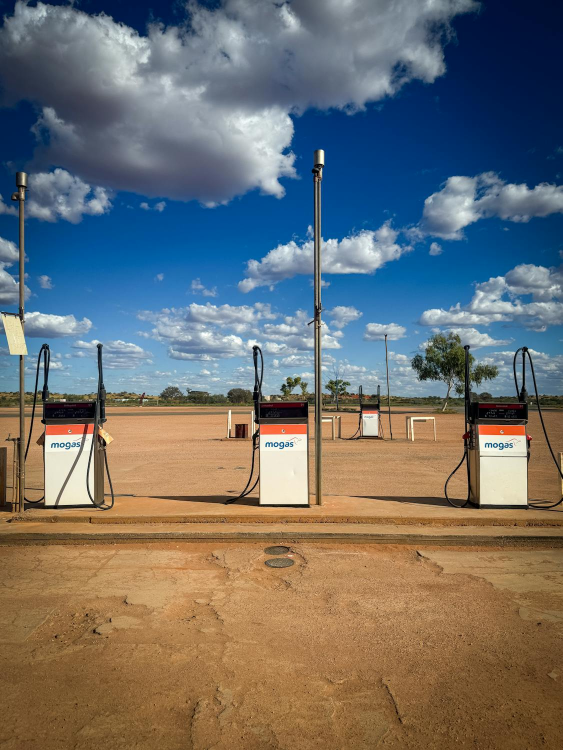
#> input picture assignments/second/image1.jpeg, 1125 x 1500 px (shown at 1/2 size)
$ python main.py   (older library calls are emulated)
#> lines starting #> are read from the running program, lines starting #| are printed output that depends on the picture; after the words box and inside, x2 and y2 are one past the last pixel; in counts of white or black regions, pixels touching at a corner belong together
import cv2
import numpy as np
import matplotlib.pyplot as plt

def resize_image(image_path):
#> called with image_path = 'image1.jpeg'
    img = cv2.imread(image_path)
#> img is the input picture: shape (1500, 1125, 3); mean B, G, R 110.2, 112, 111.4
    return cv2.resize(img, (200, 200))

def process_image1(image_path):
    img = resize_image(image_path)
    gray_img = cv2.cvtColor(img, cv2.COLOR_BGR2GRAY)

    _, binary = cv2.threshold(gray_img, 127, 255, cv2.THRESH_BINARY)
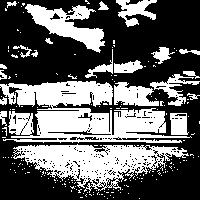
#> binary: shape (200, 200); 39.3% white; 202 white regions (180 under 20 px), largest, box (x1, y1, x2, y2) and area: (0, 81, 192, 143) 6348, (13, 144, 189, 193) 4050, (25, 4, 105, 53) 1635
    _, binary_inv = cv2.threshold(gray_img, 127, 255, cv2.THRESH_BINARY_INV)
    _, trunc = cv2.threshold(gray_img, 127, 255, cv2.THRESH_TRUNC)
    _, tozero = cv2.threshold(gray_img, 127, 255, cv2.THRESH_TOZERO)

    plt.figure(figsize=(10, 8))

    plt.subplot(2, 2, 1)
    plt.title('THRESH_BINARY')
    plt.imshow(binary, cmap='gray')
    plt.axis('off')

    plt.subplot(2, 2, 2)
    plt.title('THRESH_BINARY_INV')
    plt.imshow(binary_inv, cmap='gray')
    plt.axis('off')

    plt.subplot(2, 2, 3)
    plt.title('THRESH_TRUNC')
    plt.imshow(trunc, cmap='gray')
    plt.axis('off')

    plt.subplot(2, 2, 4)
    plt.title('THRESH_TOZERO')
    plt.imshow(tozero, cmap='gray')
    plt.axis('off')

    plt.tight_layout()
    plt.savefig('image1_thresholding.png')
    plt.close()

def process_image2(image_path):
#> called with image_path = 'image2.jpeg'
    img = resize_image(image_path)
#> call 2 of resize_image, with image_path = 'image2.jpeg'
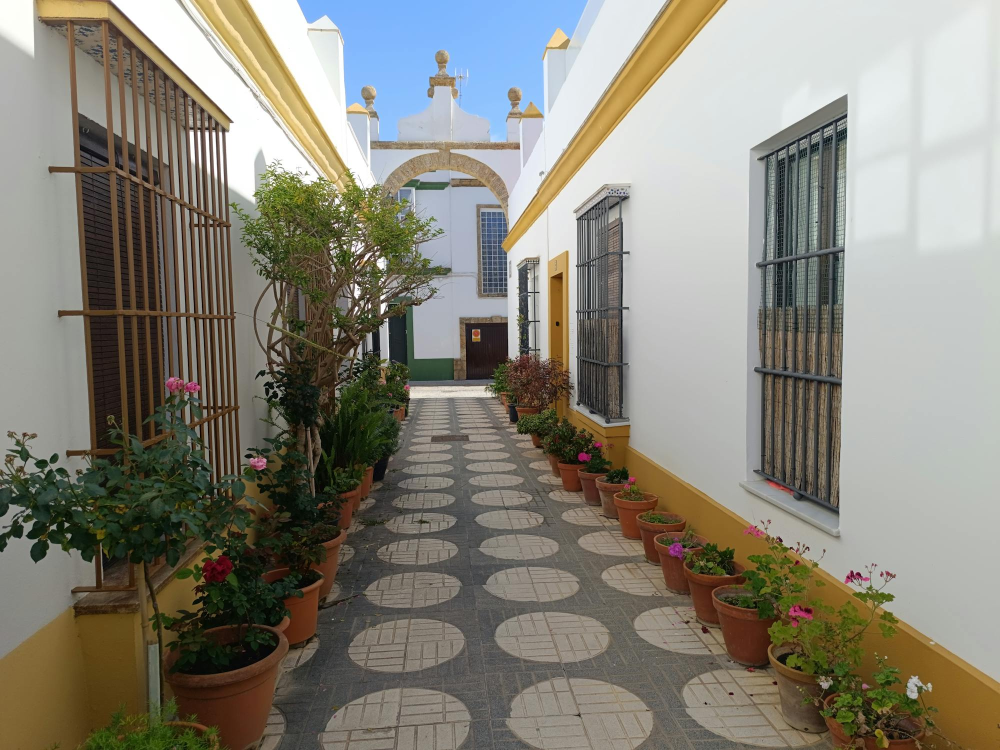
#> input picture assignments/second/image2.jpeg, 2000 x 1500 px (shown at 1/2 size)
#> in resize_image, img is the input picture: shape (1500, 2000, 3); mean B, G, R 121, 132.2, 135.2

    gamma = 0.25
    gamma_corrected = np.array(255 * (img / 255) ** gamma, dtype='uint8')

    kernel = np.ones((3, 3), np.float32) / 9
    filter2d_img = cv2.filter2D(img, -1, kernel)

    blur_img = cv2.blur(img, (3, 3))

    gaussian_blur_img = cv2.GaussianBlur(img, (3, 3), 10)

    median_blur_img = cv2.medianBlur(img, 3)

    plt.figure(figsize=(12, 12))

    plt.subplot(3, 2, 1)
    plt.title('Gamma Correction (gamma=0.25)')
    plt.imshow(cv2.cvtColor(gamma_corrected, cv2.COLOR_BGR2RGB))
    plt.axis('off')

    plt.subplot(3, 2, 2)
    plt.title('2D Filter (3x3 kernel)')
    plt.imshow(cv2.cvtColor(filter2d_img, cv2.COLOR_BGR2RGB))
    plt.axis('off')

    plt.subplot(3, 2, 3)
    plt.title('Blur (ksize=(3,3))')
    plt.imshow(cv2.cvtColor(blur_img, cv2.COLOR_BGR2RGB))
    plt.axis('off')

    plt.subplot(3, 2, 4)
    plt.title('Gaussian Blur (ksize=(3,3), sigmaX=10)')
    plt.imshow(cv2.cvtColor(gaussian_blur_img, cv2.COLOR_BGR2RGB))
    plt.axis('off')

    plt.subplot(3, 2, 5)
    plt.title('Median Blur (ksize=3)')
    plt.imshow(cv2.cvtColor(median_blur_img, cv2.COLOR_BGR2RGB))
    plt.axis('off')

    plt.tight_layout()
    plt.savefig('image2_smoothing.png')
    plt.close()

def process_image3(image_path):
#> called with image_path = 'image3.jpeg'
    img = resize_image(image_path)
#> call 3 of resize_image, with image_path = 'image3.jpeg'
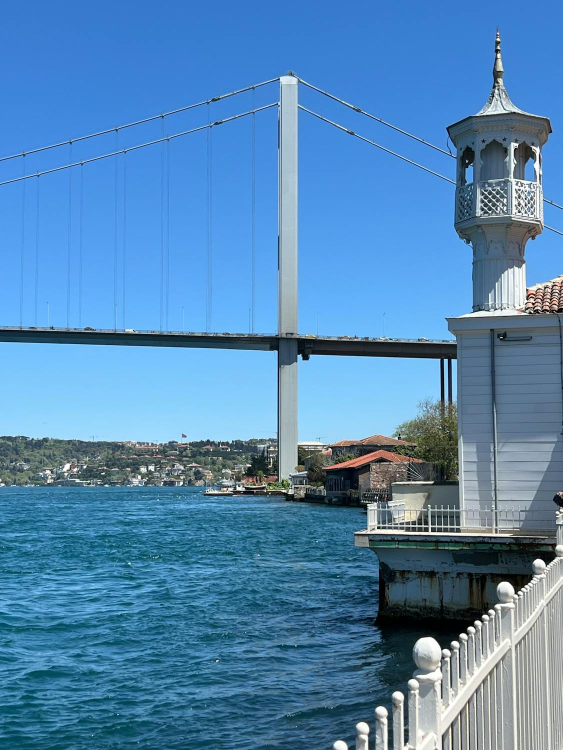
#> input picture assignments/second/image3.jpeg, 1125 x 1500 px (shown at 1/2 size)
#> in resize_image, img is the input picture: shape (1500, 1125, 3); mean B, G, R 178.6, 134.7, 83.1
    gray_img = cv2.cvtColor(img, cv2.COLOR_BGR2GRAY)

    sobel_x = cv2.Sobel(gray_img, cv2.CV_64F, 1, 0, ksize=3)
    sobel_x = cv2.convertScaleAbs(sobel_x)

    sobel_y = cv2.Sobel(gray_img, cv2.CV_64F, 0, 1, ksize=3)
    sobel_y = cv2.convertScaleAbs(sobel_y)

    laplacian = cv2.Laplacian(gray_img, cv2.CV_64F)
    laplacian = cv2.convertScaleAbs(laplacian)
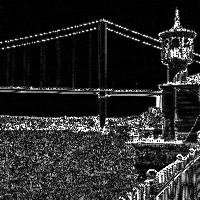
#> laplacian: shape (200, 200); min 0, max 255, mean 40

    plt.figure(figsize=(10, 8))

    plt.subplot(2, 2, 1)
    plt.title('Sobel X')
    plt.imshow(sobel_x, cmap='gray')
    plt.axis('off')

    plt.subplot(2, 2, 2)
    plt.title('Sobel Y')
    plt.imshow(sobel_y, cmap='gray')
    plt.axis('off')

    plt.subplot(2, 2, 3)
    plt.title('Laplacian')
    plt.imshow(laplacian, cmap='gray')
    plt.axis('off')

    plt.tight_layout()
    plt.savefig('image3_edge_detection.png')
    plt.close()

def process_image4(image_path):
#> called with image_path = 'image4.jpeg'
    img = resize_image(image_path)
#> call 4 of resize_image, with image_path = 'image4.jpeg'
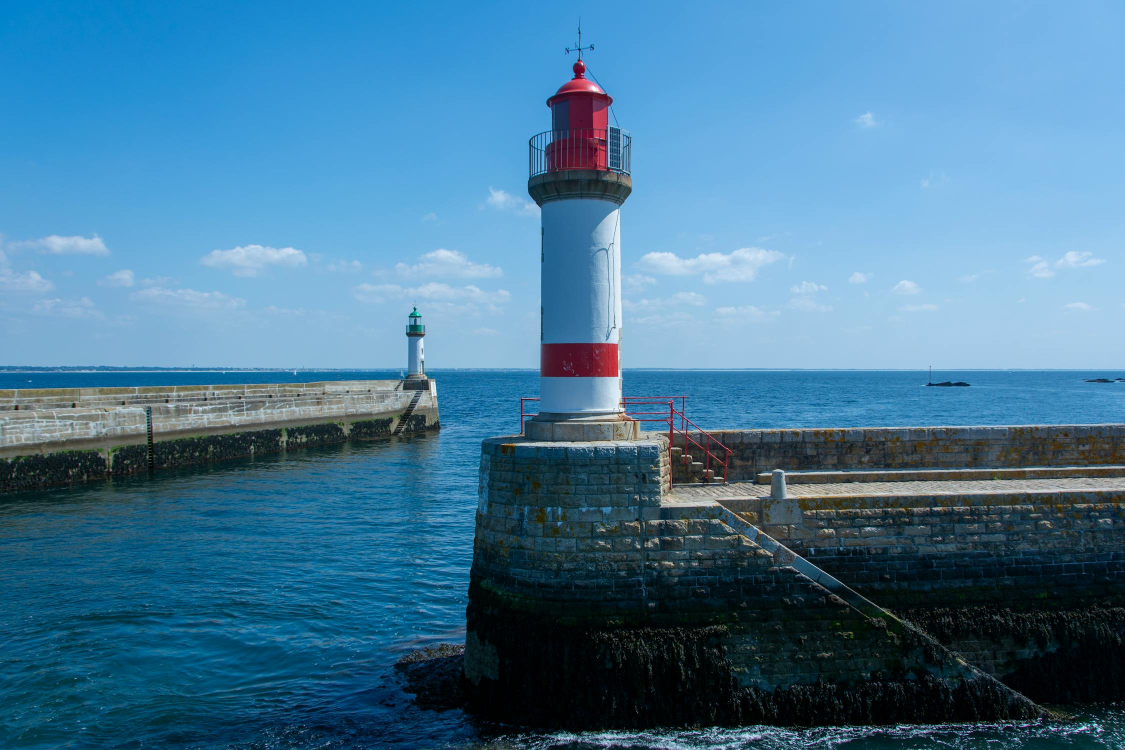
#> input picture assignments/second/image4.jpeg, 2250 x 1500 px (shown at 1/2 size)
#> in resize_image, img is the input picture: shape (1500, 2250, 3); mean B, G, R 151, 119.8, 69.3

    img_rect = img.copy()
    cv2.rectangle(img_rect, (50, 50), (150, 150), (0, 0, 255), 2)
#> img_rect: shape (200, 200, 3); mean of channels 0, 1, 2 146.2, 115.9, 74.5

    img_circle = img.copy()
    cv2.circle(img_circle, (100, 100), 50, (0, 0, 255), 2)
#> img_circle: shape (200, 200, 3); mean of channels 0, 1, 2 147.3, 116.7, 73.1

    img_line = img.copy()
    cv2.line(img_line, (25, 25), (175, 175), (0, 0, 255), 2)
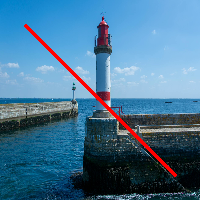
#> img_line: shape (200, 200, 3); mean of channels 0, 1, 2 148.1, 117.4, 72.4; drawn as B, G, R

    plt.figure(figsize=(10, 8))

    plt.subplot(2, 2, 1)
    plt.title('Rectangle')
    plt.imshow(cv2.cvtColor(img_rect, cv2.COLOR_BGR2RGB))
    plt.axis('off')

    plt.subplot(2, 2, 2)
    plt.title('Circle')
    plt.imshow(cv2.cvtColor(img_circle, cv2.COLOR_BGR2RGB))
    plt.axis('off')

    plt.subplot(2, 2, 3)
    plt.title('Diagonal Line')
    plt.imshow(cv2.cvtColor(img_line, cv2.COLOR_BGR2RGB))
    plt.axis('off')

    plt.tight_layout()
    plt.savefig('image4_drawing.png')
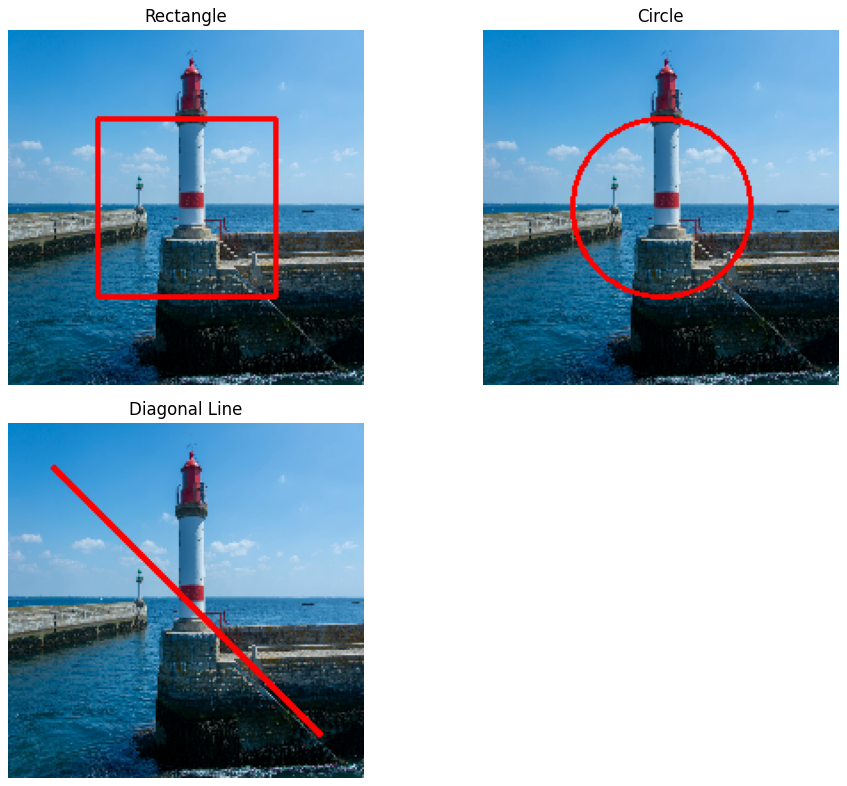
#> figure drawn by matplotlib, 3 panels
    plt.close()

def main():
    process_image1('image1.jpeg')
    process_image2('image2.jpeg')
    process_image3('image3.jpeg')
    process_image4('image4.jpeg')

    print("All image processing tasks completed successfully!")

if __name__ == "__main__":
    main()
